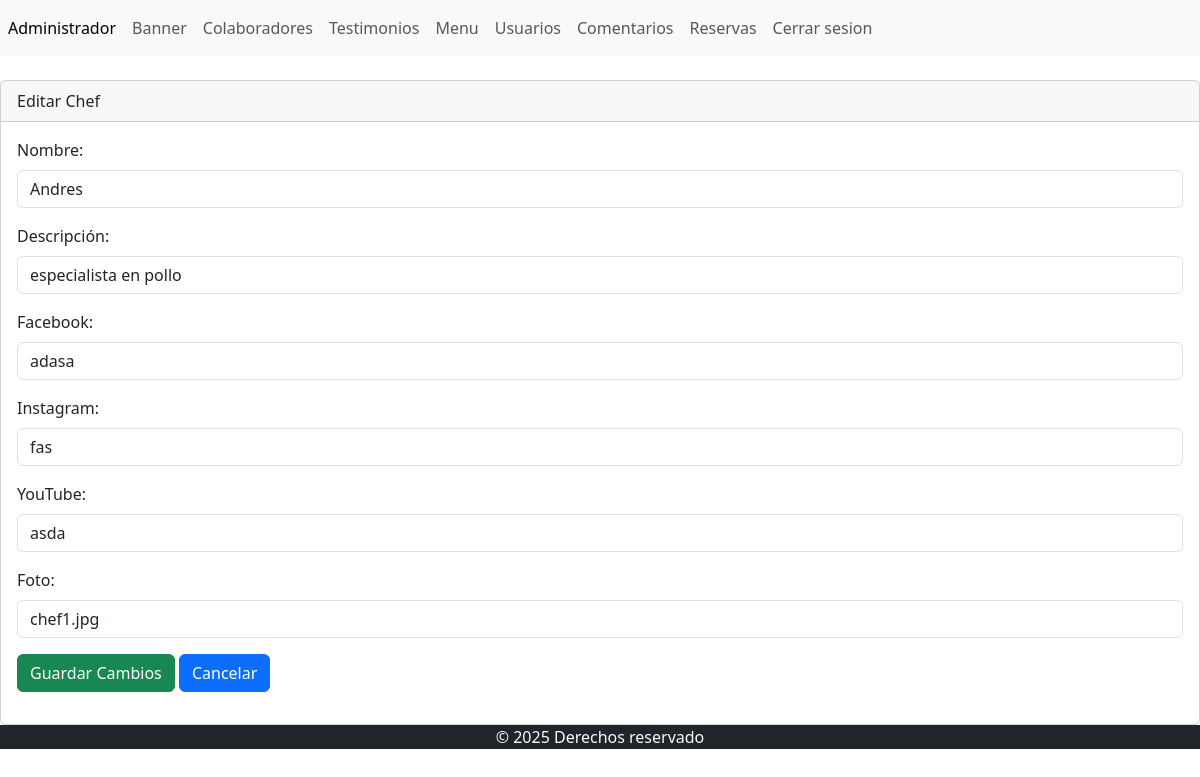
The page /admin/seccion/colaboradores/editar.php?txtID=3 on the database its author committed.
### tables this page shows
CREATE TABLE `colaboradores` (
  `id` int(11) NOT NULL,
  `nombre` varchar(255) NOT NULL,
  `descripcion` varchar(255) NOT NULL,
  `linkfacebook` varchar(255) NOT NULL,
  `linkinstagram` varchar(255) NOT NULL,
  `linkyoutube` varchar(255) NOT NULL,
  `foto` varchar(255) NOT NULL
);

### admin/seccion/colaboradores/editar.php (the view, shortened to what this page needs)
<?php
include("../../templates/header.php");
include("../../bd.php");
$id = isset($_GET['txtID']) ? $_GET['txtID'] : '';
$nombre = $descripcion = $linkfacebook = $linkinstagram = $linkyoutube = $foto = "";
if ($id) {
    $select = $pdo->prepare("SELECT * FROM colaboradores WHERE id = :id");
    $select->bindParam(':id', $id);
    $select->execute();
    $chef = $select->fetch(PDO::FETCH_ASSOC);
    if ($chef) {
        $nombre = $chef['nombre'];
        $descripcion = $chef['descripcion'];
        $linkfacebook = $chef['linkfacebook'];
        $linkinstagram = $chef['linkinstagram'];
        $linkyoutube = $chef['linkyoutube'];
        $foto = $chef['foto'];
    }
}
?>
<!doctype html>
<html lang="es">
<head>
    <link href="https://cdn.jsdelivr.net/npm/bootstrap@5.3.2/dist/css/bootstrap.min.css" rel="stylesheet" />
</head>
<body>
    <main>
        <br>
        <div class="card">
            <div class="card-header">Editar Chef</div>
            <div class="card-body">
                <form action="" method="post">
                    <div class="mb-3">
                        <label class="form-label">Nombre:</label>
                        <input type="text" class="form-control" name="nombre"
                               value="<?php echo htmlspecialchars($nombre); ?>"
                               placeholder="Ejemplo: Gordon Ramsay" required>
                    </div>
                    <div class="mb-3">
                        <label class="form-label">Descripción:</label>
                        <input type="text" class="form-control" name="descripcion"
                               value="<?php echo htmlspecialchars($descripcion); ?>"
                               placeholder="Breve descripción del chef" required>
                    </div>
                    <div class="mb-3">
                        <label class="form-label">Facebook:</label>
                        <input type="text" class="form-control" name="linkfacebook"
                               value="<?php echo htmlspecialchars($linkfacebook); ?>"
                               placeholder="https://facebook.com/usuario (opcional)">
                    </div>
                    <div class="mb-3">
                        <label class="form-label">Instagram:</label>
                        <input type="text" class="form-control" name="linkinstagram"
                               value="<?php echo htmlspecialchars($linkinstagram); ?>"
                               placeholder="https://instagram.com/usuario (opcional)">
                    </div>
                    <div class="mb-3">
                        <label class="form-label">YouTube:</label>
                        <input type="text" class="form-control" name="linkyoutube"
                               value="<?php echo htmlspecialchars($linkyoutube); ?>"
                               placeholder="https://youtube.com/usuario (opcional)">
                    </div>
                    <div class="mb-3">
                        <label class="form-label">Foto:</label>
                        <input type="text" class="form-control" name="foto"
                               value="<?php echo htmlspecialchars($foto); ?>"
                               placeholder="Nombre o ruta del archivo de la foto (ej. chef.jpg)">
                    </div>
                    <button type="submit" class="btn btn-success">Guardar Cambios</button>
                    <a class="btn btn-primary" href="index.php" role="button">Cancelar</a>
                </form>
            </div>
        </div>
    </main>
    <footer>
        <?php include("../../templates/footer.php"); ?>
    </footer>
</body>
</html>

### rows shown on the page
colaboradores: nombre "Andres", descripcion "especialista en pollo", linkfacebook "adasa", linkinstagram "fas", linkyoutube "asda", foto "chef1.jpg"
